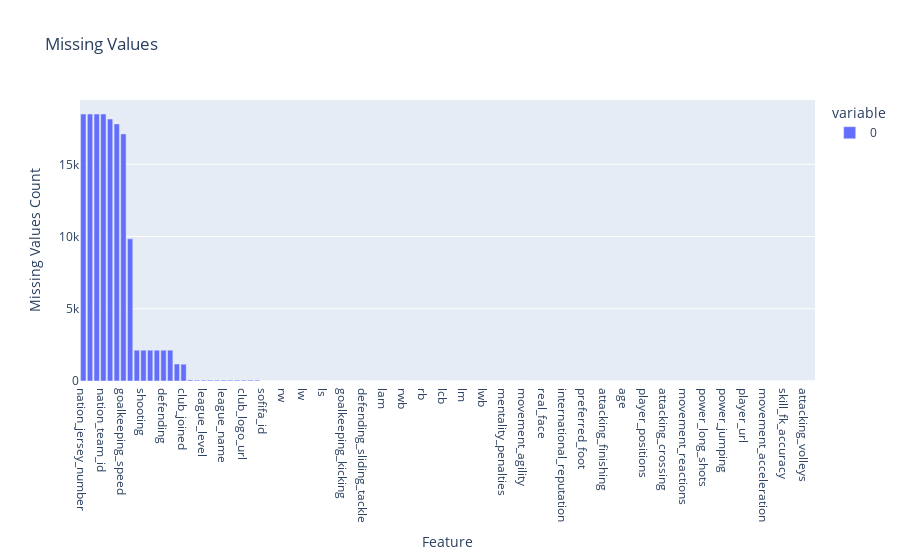

Here is the notebook cell this chart was saved with:
### Code cell
# Visualize the missing values in the dataset
fig = px.bar(df.isnull().sum().sort_values(ascending=False), 
             title='Missing Values', 
             labels={'index':'Feature', 'value':'Missing Values Count'})
fig.show()

### Figure 1 — Plotly figure (JSON) as saved in the notebook; plotly's stock layout.template omitted (floating-point values rounded to 4 significant figures)
{"data": [{"alignmentgroup": "True", "hovertemplate": "variable=0<br>Feature=%{x}<br>Missing Values Count=%{y}<extra></extra>", "legendgroup": "0", "marker": {"color": "#636efa", "pattern": {"shape": ""}}, "name": "0", "offsetgroup": "0", "orientation": "v", "showlegend": true, "textposition": "auto", "type": "bar", "x": ["nation_jersey_number", "nation_logo_url", "nation_position", "nation_team_id", "club_loaned_from", "player_tags", "goalkeeping_speed", "player_traits", "dribbling", "shooting", "passing", "physic", "defending", "pace", "release_clause_eur", "club_joined", "value_eur", "club_contract_valid_until", "league_level", "club_jersey_number", "club_position", "league_name", "club_name", "wage_eur", "club_logo_url", "club_flag_url", "club_team_id", "sofifa_id", "lf", "rf", "rw", "cf", "goalkeeping_reflexes", "lw", "rs", "st", "ls", "cam", "goalkeeping_positioning", "goalkeeping_kicking", "goalkeeping_handling", "goalkeeping_diving", "defending_sliding_tackle", "defending_standing_tackle", "defending_marking_awareness", "lam", "cm", "ram", "rwb", "player_face_url", "gk", "rb", "rcb", "cb", "lcb", "lb", "rdm", "lm", "cdm", "ldm", "lwb", "rm", "rcm", "mentality_penalties", "lcm", "mentality_composure", "movement_agility", "mentality_vision", "nationality_id", "real_face", "body_type", "work_rate", "international_reputation", "skill_moves", "weak_foot", "preferred_foot", "nationality_name", "weight_kg", "attacking_finishing", "height_cm", "dob", "age", "potential", "overall", "player_positions", "long_name", "short_name", "attacking_crossing", "attacking_heading_accuracy", "mentality_positioning", "movement_reactions", "mentality_interceptions", "mentality_aggression", "power_long_shots", "power_strength", "power_stamina", "power_jumping", "power_shot_power", "movement_balance", "player_url", "attacking_short_passing", "movement_sprint_speed", "movement_acceleration", "skill_ball_control", "skill_long_passing", "skill_fk_accuracy", "skill_curve", "skill_dribbling", "attacking_volleys", "nation_flag_url"], "xaxis": "x", "y": [18480, 18480, 18480, 18480, 18137, 17798, 17107, 9841, 2132, 2132, 2132, 2132, 2132, 2132, 1176, 1163, 74, 61, 61, 61, 61, 61, 61, 61, 61, 61, 61, 0, 0, 0, 0, 0, 0, 0, 0, 0, 0, 0, 0, 0, 0, 0, 0, 0, 0, 0, 0, 0, 0, 0, 0, 0, 0, 0, 0, 0, 0, 0, 0, 0, 0, 0, 0, 0, 0, 0, 0, 0, 0, 0, 0, 0, 0, 0, 0, 0, 0, 0, 0, 0, 0, 0, 0, 0, 0, 0, 0, 0, 0, 0, 0, 0, 0, 0, 0, 0, 0, 0, 0, 0, 0, 0, 0, 0, 0, 0, 0, 0, 0, 0], "yaxis": "y"}], "layout": {"barmode": "relative", "legend": {"title": {"text": "variable"}, "tracegroupgap": 0}, "title": {"text": "Missing Values"}, "xaxis": {"anchor": "y", "domain": [0, 1], "title": {"text": "Feature"}}, "yaxis": {"anchor": "x", "domain": [0, 1], "title": {"text": "Missing Values Count"}}}}
